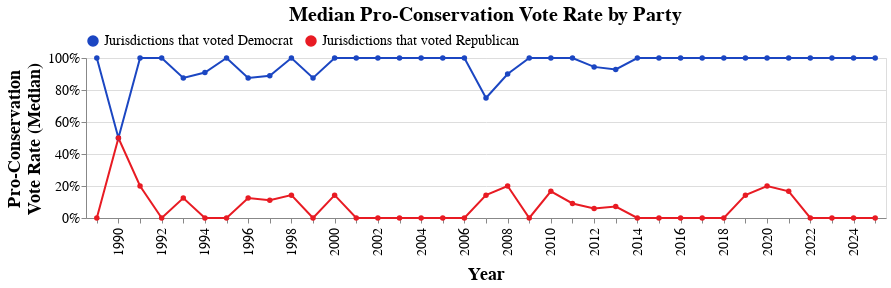

Write notebook code for a chart like this one.
### Code cell
#computed the annual pro-conservation vote rate among each congressperson
member_year = (lcv_df
    .filter(~_.vote_type.isin(['missing','unknown','excused']))
    .mutate(district_str=_.district.cast("string"))
    .mutate(district_str=_.district_str.fillna("STATEWIDE"))
    .mutate(member_id=_.first_name+'-'+_.last_name+'-'+_.state+'-'+_.chamber+'-'+_.district_str)
    .filter(_.vote_type.isin(['pro','anti','missing']))
    .group_by('year','party','chamber','member_id')
    .agg(total_votes=_.count(),
         total_pro_votes=(_.vote_type=='pro').sum())
    .mutate(pro_rate=_.total_pro_votes/_.total_votes)
    .mutate(party=_.party.substitute({'I':"Independent","R":"Republican","D":"Democrat"}))
    .order_by("total_votes") 
     )

# aggregating by party and year  
party_year = (
    member_year
    .group_by("year", "party")
    .agg(
        med_pro_rate=_.pro_rate.median(),
        n_members=_.member_id.nunique(),
        n_member_years=_.pro_rate.count(),
    )
    .order_by("year")
)


chart_cons_time = year_line(
    party_year,
    y="med_pro_rate",
    group="party",
    title=["Median Pro-Conservation Vote Rate by Party" ],
    y_title=["Pro-Conservation","Vote Rate (Median)"],
    stat="percent",
)

# chart_cons_time.save('lcv_party.png', ppi=300)

chart_cons_time

### Figure 1 — Vega-Lite specification as saved in the notebook (floating-point values rounded to 4 significant figures)
{"config": {"view": {"continuousWidth": 300, "continuousHeight": 300}}, "data": {"name": "data-21dd9cbe8622ccc9e71ad432b5ceda6e"}, "mark": {"type": "line", "point": true}, "encoding": {"color": {"field": "party_label", "legend": {"direction": "horizontal", "labelFontSize": 14, "labelLimit": 500, "offset": 5, "orient": "top", "title": null}, "scale": {"domain": ["Jurisdictions that voted Democrat", "Jurisdictions that voted Republican"], "range": ["#1b46c2", "#E81B23"]}, "type": "nominal"}, "x": {"axis": {"labelExpr": "(toNumber(datum.value) % 2 === 0) ? datum.value : ''", "labelFontSize": 14, "labelPadding": 4, "titleFontSize": 18, "titlePadding": 10}, "field": "year", "title": "Year", "type": "ordinal"}, "y": {"axis": {"format": "%", "labelFontSize": 14, "titleFontSize": 18}, "field": "med_pro_rate", "title": ["Pro-Conservation", "Vote Rate (Median)"], "type": "quantitative"}}, "height": 160, "title": {"text": ["Median Pro-Conservation Vote Rate by Party"], "dy": -5, "fontSize": 20}, "transform": [{"calculate": "datum['party'] === 'Republican' ? 'Jurisdictions that voted Republican' : datum['party'] === 'Democrat' ? 'Jurisdictions that voted Democrat' : datum['party']", "as": "party_label"}], "width": 800, "$schema": "https://vega.github.io/schema/vega-lite/v5.17.0.json", "datasets": {"data-21dd9cbe8622ccc9e71ad432b5ceda6e": [{"year": 1989, "party": "Democrat", "med_pro_rate": 1.0, "n_members": 307, "n_member_years": 307}, {"year": 1989, "party": "Independent", "med_pro_rate": 0.8333, "n_members": 2, "n_member_years": 2}, {"year": 1989, "party": "Republican", "med_pro_rate": 0.0, "n_members": 226, "n_member_years": 226}, {"year": 1990, "party": "Independent", "med_pro_rate": 1.0, "n_members": 2, "n_member_years": 2}, {"year": 1990, "party": "Democrat", "med_pro_rate": 0.5, "n_members": 302, "n_member_years": 302}, {"year": 1990, "party": "Republican", "med_pro_rate": 0.5, "n_members": 224, "n_member_years": 224}, {"year": 1991, "party": "Republican", "med_pro_rate": 0.2, "n_members": 213, "n_member_years": 213}, {"year": 1991, "party": "Independent", "med_pro_rate": 1.0, "n_members": 3, "n_member_years": 3}, {"year": 1991, "party": "Democrat", "med_pro_rate": 1.0, "n_members": 320, "n_member_years": 320}, {"year": 1992, "party": "Republican", "med_pro_rate": 0.0, "n_members": 212, "n_member_years": 212}, {"year": 1992, "party": "Independent", "med_pro_rate": 1.0, "n_members": 3, "n_member_years": 3}, {"year": 1992, "party": "Democrat", "med_pro_rate": 1.0, "n_members": 318, "n_member_years": 318}, {"year": 1993, "party": "Republican", "med_pro_rate": 0.125, "n_members": 223, "n_member_years": 223}, {"year": 1993, "party": "Independent", "med_pro_rate": 0.875, "n_members": 3, "n_member_years": 3}, {"year": 1993, "party": "Democrat", "med_pro_rate": 0.875, "n_members": 308, "n_member_years": 308}, {"year": 1994, "party": "Republican", "med_pro_rate": 0.0, "n_members": 225, "n_member_years": 225}, {"year": 1994, "party": "Democrat", "med_pro_rate": 0.9091, "n_members": 304, "n_member_years": 304}, {"year": 1994, "party": "Independent", "med_pro_rate": 1.0, "n_members": 3, "n_member_years": 3}, {"year": 1995, "party": "Republican", "med_pro_rate": 0.0, "n_members": 285, "n_member_years": 285}, {"year": 1995, "party": "Democrat", "med_pro_rate": 1.0, "n_members": 247, "n_member_years": 247}, {"year": 1995, "party": "Independent", "med_pro_rate": 1.0, "n_members": 3, "n_member_years": 3}, {"year": 1996, "party": "Democrat", "med_pro_rate": 0.875, "n_members": 247, "n_member_years": 247}, {"year": 1996, "party": "Republican", "med_pro_rate": 0.125, "n_members": 285, "n_member_years": 285}, {"year": 1996, "party": "Independent", "med_pro_rate": 1.0, "n_members": 3, "n_member_years": 3}, {"year": 1997, "party": "Republican", "med_pro_rate": 0.1111, "n_members": 282, "n_member_years": 282}, {"year": 1997, "party": "Democrat", "med_pro_rate": 0.8889, "n_members": 249, "n_member_years": 249}, {"year": 1997, "party": "Independent", "med_pro_rate": 1.0, "n_members": 3, "n_member_years": 3}, {"year": 1998, "party": "Independent", "med_pro_rate": 1.0, "n_members": 3, "n_member_years": 3}, {"year": 1998, "party": "Republican", "med_pro_rate": 0.1429, "n_members": 282, "n_member_years": 282}, {"year": 1998, "party": "Democrat", "med_pro_rate": 1.0, "n_members": 248, "n_member_years": 248}, {"year": 1999, "party": "Independent", "med_pro_rate": 1.0, "n_members": 3, "n_member_years": 3}, {"year": 1999, "party": "Republican", "med_pro_rate": 0.0, "n_members": 277, "n_member_years": 277}, {"year": 1999, "party": "Democrat", "med_pro_rate": 0.875, "n_members": 253, "n_member_years": 253}, {"year": 2000, "party": "Independent", "med_pro_rate": 1.0, "n_members": 3, "n_member_years": 3}, {"year": 2000, "party": "Democrat", "med_pro_rate": 1.0, "n_members": 254, "n_member_years": 254}, {"year": 2000, "party": "Republican", "med_pro_rate": 0.1429, "n_members": 278, "n_member_years": 278}, {"year": 2001, "party": "Independent", "med_pro_rate": 1.0, "n_members": 3, "n_member_years": 3}, {"year": 2001, "party": "Republican", "med_pro_rate": 0.0, "n_members": 272, "n_member_years": 272}, {"year": 2001, "party": "Democrat", "med_pro_rate": 1.0, "n_members": 259, "n_member_years": 259}, {"year": 2002, "party": "Democrat", "med_pro_rate": 1.0, "n_members": 259, "n_member_years": 259}, {"year": 2002, "party": "Independent", "med_pro_rate": 1.0, "n_members": 3, "n_member_years": 3}, {"year": 2002, "party": "Republican", "med_pro_rate": 0.0, "n_members": 271, "n_member_years": 271}, {"year": 2003, "party": "Independent", "med_pro_rate": 1.0, "n_members": 3, "n_member_years": 3}, {"year": 2003, "party": "Republican", "med_pro_rate": 0.0, "n_members": 282, "n_member_years": 282}, {"year": 2003, "party": "Democrat", "med_pro_rate": 1.0, "n_members": 251, "n_member_years": 251}, {"year": 2004, "party": "Independent", "med_pro_rate": 0.75, "n_members": 1, "n_member_years": 1}, {"year": 2004, "party": "Republican", "med_pro_rate": 0.0, "n_members": 227, "n_member_years": 227}, {"year": 2004, "party": "Democrat", "med_pro_rate": 1.0, "n_members": 204, "n_member_years": 204}, {"year": 2005, "party": "Republican", "med_pro_rate": 0.0, "n_members": 288, "n_member_years": 288}, {"year": 2005, "party": "Independent", "med_pro_rate": 0.8, "n_members": 3, "n_member_years": 3}, {"year": 2005, "party": "Democrat", "med_pro_rate": 1.0, "n_members": 246, "n_member_years": 246}, {"year": 2006, "party": "Democrat", "med_pro_rate": 1.0, "n_members": 243, "n_member_years": 243}, {"year": 2006, "party": "Independent", "med_pro_rate": 1.0, "n_members": 3, "n_member_years": 3}, {"year": 2006, "party": "Republican", "med_pro_rate": 0.0, "n_members": 285, "n_member_years": 285}, {"year": 2007, "party": "Republican", "med_pro_rate": 0.1429, "n_members": 248, "n_member_years": 248}, {"year": 2007, "party": "Democrat", "med_pro_rate": 0.75, "n_members": 283, "n_member_years": 283}, {"year": 2007, "party": "Independent", "med_pro_rate": 0.75, "n_members": 2, "n_member_years": 2}, {"year": 2008, "party": "Republican", "med_pro_rate": 0.2, "n_members": 246, "n_member_years": 246}, {"year": 2008, "party": "Independent", "med_pro_rate": 1.0, "n_members": 2, "n_member_years": 2}, {"year": 2008, "party": "Democrat", "med_pro_rate": 0.9, "n_members": 282, "n_member_years": 282}, {"year": 2009, "party": "Independent", "med_pro_rate": 1.0, "n_members": 2, "n_member_years": 2}, {"year": 2009, "party": "Democrat", "med_pro_rate": 1.0, "n_members": 316, "n_member_years": 316}, {"year": 2009, "party": "Republican", "med_pro_rate": 0.0, "n_members": 220, "n_member_years": 220}, {"year": 2010, "party": "Democrat", "med_pro_rate": 1.0, "n_members": 312, "n_member_years": 312}, {"year": 2010, "party": "Republican", "med_pro_rate": 0.1667, "n_members": 219, "n_member_years": 219}, {"year": 2010, "party": "Independent", "med_pro_rate": 1.0, "n_members": 2, "n_member_years": 2}, {"year": 2011, "party": "Republican", "med_pro_rate": 0.09091, "n_members": 290, "n_member_years": 290}, {"year": 2011, "party": "Independent", "med_pro_rate": 1.0, "n_members": 3, "n_member_years": 3}, {"year": 2011, "party": "Democrat", "med_pro_rate": 1.0, "n_members": 244, "n_member_years": 244}, {"year": 2012, "party": "Republican", "med_pro_rate": 0.05882, "n_members": 288, "n_member_years": 288}, {"year": 2012, "party": "Independent", "med_pro_rate": 1.0, "n_members": 3, "n_member_years": 3}, {"year": 2012, "party": "Democrat", "med_pro_rate": 0.9444, "n_members": 242, "n_member_years": 242}, {"year": 2013, "party": "Democrat", "med_pro_rate": 0.9286, "n_members": 253, "n_member_years": 253}, {"year": 2013, "party": "Republican", "med_pro_rate": 0.07143, "n_members": 280, "n_member_years": 280}, {"year": 2013, "party": "Independent", "med_pro_rate": 0.8929, "n_members": 4, "n_member_years": 4}, {"year": 2014, "party": "Democrat", "med_pro_rate": 1.0, "n_members": 199, "n_member_years": 199}, {"year": 2014, "party": "Independent", "med_pro_rate": 0.875, "n_members": 1, "n_member_years": 1}, {"year": 2014, "party": "Republican", "med_pro_rate": 0.0, "n_members": 233, "n_member_years": 233}, {"year": 2015, "party": "Democrat", "med_pro_rate": 1.0, "n_members": 230, "n_member_years": 230}, {"year": 2015, "party": "Independent", "med_pro_rate": 0.8333, "n_members": 4, "n_member_years": 4}, {"year": 2015, "party": "Republican", "med_pro_rate": 0.0, "n_members": 299, "n_member_years": 299}, {"year": 2016, "party": "Democrat", "med_pro_rate": 1.0, "n_members": 229, "n_member_years": 229}, {"year": 2016, "party": "Independent", "med_pro_rate": 0.8688, "n_members": 4, "n_member_years": 4}, {"year": 2016, "party": "Republican", "med_pro_rate": 0.0, "n_members": 300, "n_member_years": 300}, {"year": 2017, "party": "Democrat", "med_pro_rate": 1.0, "n_members": 238, "n_member_years": 238}, {"year": 2017, "party": "Republican", "med_pro_rate": 0.0, "n_members": 294, "n_member_years": 294}, {"year": 2017, "party": "Independent", "med_pro_rate": 0.6667, "n_members": 4, "n_member_years": 4}, {"year": 2018, "party": "Republican", "med_pro_rate": 0.0, "n_members": 290, "n_member_years": 290}, {"year": 2018, "party": "Independent", "med_pro_rate": 1.0, "n_members": 4, "n_member_years": 4}, {"year": 2018, "party": "Democrat", "med_pro_rate": 1.0, "n_members": 239, "n_member_years": 239}, {"year": 2019, "party": "Democrat", "med_pro_rate": 1.0, "n_members": 280, "n_member_years": 280}, {"year": 2019, "party": "Republican", "med_pro_rate": 0.1429, "n_members": 257, "n_member_years": 257}, {"year": 2019, "party": "Independent", "med_pro_rate": 0.8571, "n_members": 4, "n_member_years": 4}, {"year": 2020, "party": "Independent", "med_pro_rate": 0.6667, "n_members": 4, "n_member_years": 4}, {"year": 2020, "party": "Republican", "med_pro_rate": 0.2, "n_members": 253, "n_member_years": 253}, {"year": 2020, "party": "Democrat", "med_pro_rate": 1.0, "n_members": 275, "n_member_years": 275}, {"year": 2021, "party": "Democrat", "med_pro_rate": 1.0, "n_members": 270, "n_member_years": 270}, {"year": 2021, "party": "Independent", "med_pro_rate": 1.0, "n_members": 4, "n_member_years": 4}, {"year": 2021, "party": "Republican", "med_pro_rate": 0.1667, "n_members": 264, "n_member_years": 264}, {"year": 2022, "party": "Independent", "med_pro_rate": 0.875, "n_members": 4, "n_member_years": 4}, {"year": 2022, "party": "Republican", "med_pro_rate": 0.0, "n_members": 264, "n_member_years": 264}, {"year": 2022, "party": "Democrat", "med_pro_rate": 1.0, "n_members": 267, "n_member_years": 267}, {"year": 2023, "party": "Democrat", "med_pro_rate": 1.0, "n_members": 263, "n_member_years": 263}, {"year": 2023, "party": "Independent", "med_pro_rate": 0.8333, "n_members": 4, "n_member_years": 4}, {"year": 2023, "party": "Republican", "med_pro_rate": 0.0, "n_members": 273, "n_member_years": 273}, {"year": 2024, "party": "Republican", "med_pro_rate": 0.0, "n_members": 224, "n_member_years": 224}, {"year": 2024, "party": "Democrat", "med_pro_rate": 1.0, "n_members": 217, "n_member_years": 217}, {"year": 2025, "party": "Republican", "med_pro_rate": 0.0, "n_members": 271, "n_member_years": 271}, {"year": 2025, "party": "Democrat", "med_pro_rate": 1.0, "n_members": 259, "n_member_years": 259}, {"year": 2025, "party": "Independent", "med_pro_rate": 1.0, "n_members": 2, "n_member_years": 2}]}}
